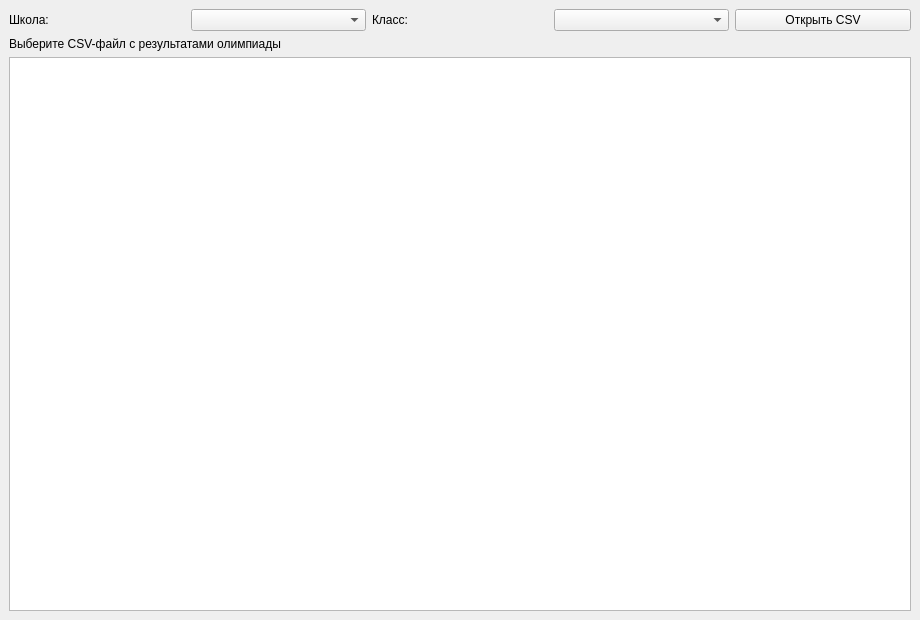
<?xml version="1.0" encoding="UTF-8"?>
<ui version="4.0">
 <class>MainWindow</class>
 <widget class="QMainWindow" name="MainWindow">
  <property name="geometry">
   <rect>
    <x>0</x>
    <y>0</y>
    <width>920</width>
    <height>620</height>
   </rect>
  </property>
  <property name="windowTitle">
   <string>Результаты олимпиады</string>
  </property>
  <widget class="QWidget" name="centralwidget">
   <layout class="QVBoxLayout" name="rootLayout">
    <item>
     <layout class="QHBoxLayout" name="filterLayout">
      <item>
       <widget class="QLabel" name="schoolCaption">
        <property name="text">
         <string>Школа:</string>
        </property>
       </widget>
      </item>
      <item>
       <widget class="QComboBox" name="schoolCombo" />
      </item>
      <item>
       <widget class="QLabel" name="classCaption">
        <property name="text">
         <string>Класс:</string>
        </property>
       </widget>
      </item>
      <item>
       <widget class="QComboBox" name="classCombo" />
      </item>
      <item>
       <widget class="QPushButton" name="openCsvButton">
        <property name="text">
         <string>Открыть CSV</string>
        </property>
       </widget>
      </item>
     </layout>
    </item>
    <item>
     <widget class="QLabel" name="fileLabel">
      <property name="text">
       <string>Выберите CSV-файл с результатами олимпиады</string>
      </property>
     </widget>
    </item>
    <item>
     <widget class="QTableWidget" name="resultsTable" />
    </item>
   </layout>
  </widget>
 </widget>
 <resources />
 <connections />
</ui>
